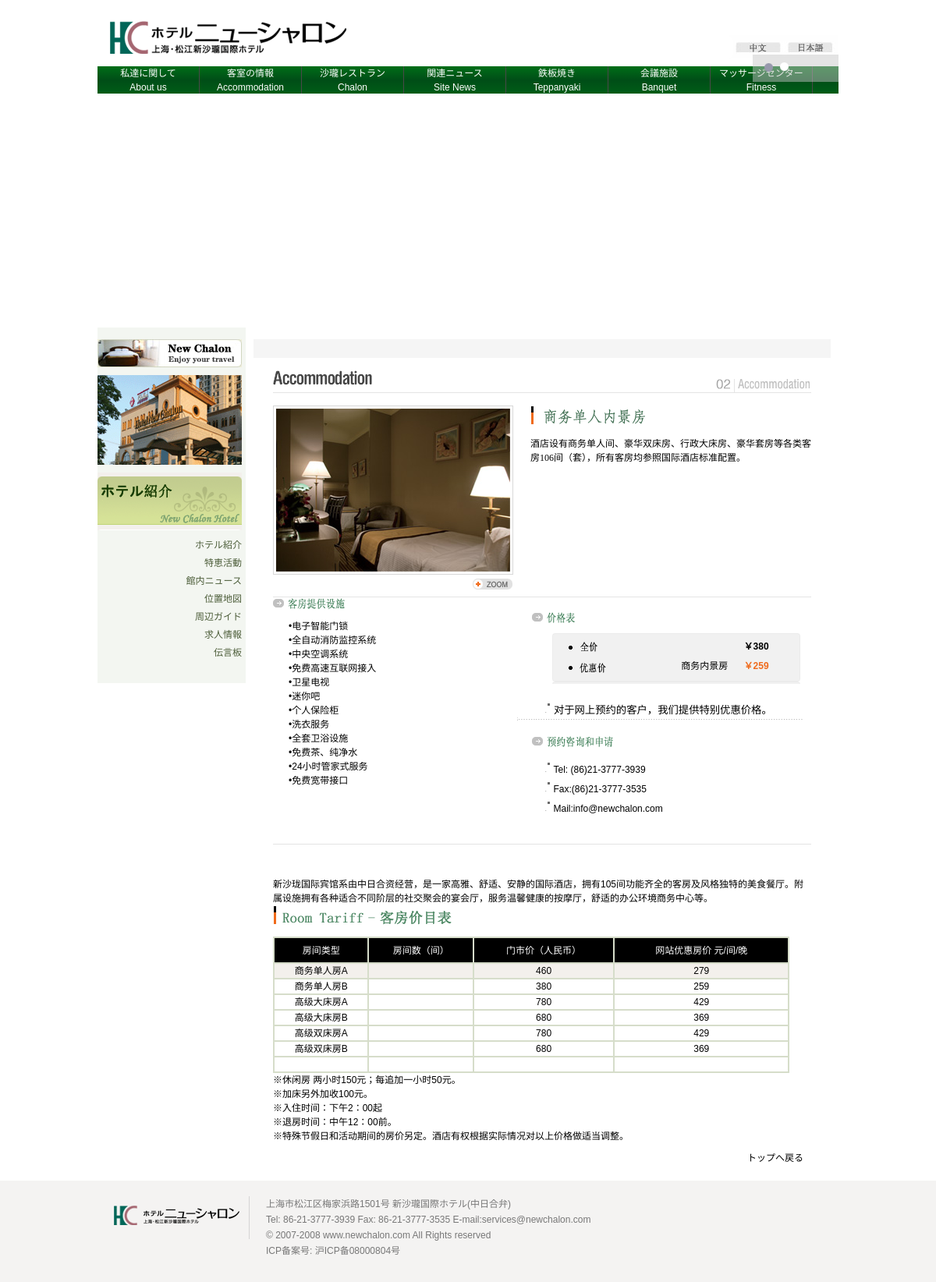
The app's page /newchalon.com/jp/accom/accom.php with its own data.
### tables this page shows
CREATE TABLE `layoutpic` (
  `id_layoutpic` int(11) NOT NULL auto_increment,
  `id_layout` int(11) NOT NULL,
  `id_hr` int(11) NOT NULL,
  `title` varchar(250) NOT NULL,
  `intro` text NOT NULL,
  `url` varchar(250) NOT NULL,
  `opicname` varchar(250) NOT NULL,
  `spicname` varchar(250) NOT NULL,
  `dele` int(1) NOT NULL default '1',
  `type` varchar(3) NOT NULL,
  `indate` datetime NOT NULL,
  `modate` datetime NOT NULL,
  `deldate` datetime NOT NULL,
  `browsecount` int(11) NOT NULL,
  `ordernum` int(11) NOT NULL,
  PRIMARY KEY  (`id_layoutpic`)
);

CREATE TABLE `pageset` (
  `id_pageset` int(11) NOT NULL auto_increment,
  `lang` int(1) NOT NULL default '1',
  `title` varchar(250) NOT NULL,
  `intro` text NOT NULL,
  `pagetitle` text NOT NULL,
  `keywords` text NOT NULL,
  `description` text NOT NULL,
  `content` text NOT NULL,
  `ordernum` int(11) NOT NULL,
  PRIMARY KEY  (`id_pageset`)
);

CREATE TABLE `layout` (
  `id_layout` int(11) NOT NULL auto_increment,
  `lang` int(1) NOT NULL default '1',
  `title` varchar(250) NOT NULL,
  `url` text NOT NULL,
  `intro` text NOT NULL,
  `content` text NOT NULL,
  `openstat` int(1) NOT NULL default '1',
  `ordernum` int(11) NOT NULL,
  PRIMARY KEY  (`id_layout`)
);

### newchalon.com/inc/config.php (called while the page is built, shortened)
<?php
require_once("mysql.class.php");
$db_hostname="localhost";
$db_username="root";
$db_password="123456";
$db_database="newchalon";
?>

### newchalon.com/inc/function.class.php (called while the page is built, shortened)
<?php
$objDB=new mysql($db_hostname,$db_username,$db_password,$db_database);
$strSQL = "select iscopy,otherheader,title,keywords,description,icp,mapcode,statistics from siteset where id_siteset=1" ;
$objDB->Execute($strSQL);
function getlayoutinfo($lid,$tableField){
global	 $objDB;
$strSQL = "select $tableField from layout where id_layout='".$lid."'" ;
$objDB->Execute($strSQL);
$getlayoutinfo=$objDB->fields();
return $getlayoutinfo;
}
function getlayoutpic($lid,$postion){
global	 $objDB;
$strSQL = "select opicname as pic from layoutpic  where id_layout ='".$lid."' order by  id_layoutpic asc limit $postion,1" ;
$objDB->Execute($strSQL);
$arronepic=$objDB->fields();
return $arronepic[pic];
}
function getpagesetinfo($pageid,$tableField){
global	 $objDB;
$strSQL = "select $tableField from pageset  where id_pageset='".$pageid."'" ;
$objDB->Execute($strSQL);
$getpagesetinfo=$objDB->fields();
return $getpagesetinfo;
}
?>

### newchalon.com/inc/jp_header_core.php (called while the page is built, shortened)
<?php
$logopic=getlayoutpic(5,0);
?>

### newchalon.com/inc/jp_accom_core.php (called while the page is built, shortened)
<?php
require "../../inc/config.php";
require "../../inc/function.class.php";
require "../../inc/jp_header_core.php";
$pageid=$_GET[pageid];
if(trim($pageid)==''){$pageid=6;}
$str=getpagesetinfo($pageid,'title,content,intro,pagetitle,keywords,description');
?>

### newchalon.com/jp/accom/accom.php (the view, shortened to what this page needs)
<?php
require "../../inc/jp_accom_core.php";
?>
<!DOCTYPE html PUBLIC "-//W3C//DTD XHTML 1.0 Transitional//EN" "http://www.w3.org/TR/xhtml1/DTD/xhtml1-transitional.dtd">
<html xmlns="http://www.w3.org/1999/xhtml">
<head>
<link rel="stylesheet" type="text/css" href="../../inc/css/resetui.css">
</head>
<body>
 <?php require "../header.php"; ?>
<div id="mainbanner">
    <div id="mainadv">
    </div>
</div>
<div class="maincontent">
    <div class="maincontentbox">
        <div class="leftcontent">
		 <?php require "leftmenu.php"; ?>
        </div>
        <div class="rightcontent">
            <div class="grayline"></div>
            <div class="abouttitlepic"><img src="/inc/pics/img2.gif" width="690" height="36" border="0"></div>
            <div class="aboutcontentb">
              <p>
			  <?=$str[content]?>
              </p>
              <div id="backbutton"><a href="javascript:void(0)"  onClick=' $("html,body").animate( {scrollTop:0},"slow",function() {return false;});'>トップへ戻る</a></div>
            </div>
        </div>
    </div>
</div>
 <?php require "../footer.php"; ?>
</body>
</html>

### newchalon.com/jp/header.php (shortened to what this page needs)
<div id="headerbox">
<div id="logo">
<div id="logopic"><a href="/jp/"><img src="/upload/layout/<?=$logopic?>"  /></a></div>
<div id="langbox"><img src="/inc/pics/langmenu.jpg" border="0" usemap="#Map"  />
</div>
</div>
<div id="headermenubox">
<div id="menu">
<ul  class="mainmenu">
<li  class="submenu"><a href="/jp/"><p>私達に関して<br>About us</p></a>
</li>
<li class="submenu"><a href="/jp/accom/accom.php?pageid=18">客室の情報<br>Accommodation</a>
</li>
<li class="submenu"><a href="/jp/product/product.php?pdir=13">沙瓏レストラン<br>Chalon</a>
</li>
<li class="submenu"><a href="/jp/news/news.php?ndir=25">関連ニュース<br>Site News</a></li>
<li class="submenu"><a href="/jp/product/product.php?pdir=19">鉄板焼き<br>Teppanyaki</a>
</li>
<li class="submenu"><a href="/jp/banquet/banquet.php?pageid=19">会議施設<br>Banquet</a>
</li>
<li class="submenu"><a href="/jp/fitness/fitness.php?pageid=22">マッサージセンター<br>Fitness</a>
</li>
</ul>
</div>
</div>
</div>

### newchalon.com/jp/footer.php
<div id="footerbox">
<div id="footercontentbox">
<div id="footerlogo"><img src="/upload/layout/<?=getlayoutpic(7,0);?>" width="196" height="55" border="0"></div>
<div id="footercontent">
<p><?php $footercontent=getlayoutinfo(7,'content');echo $footercontent[content];?></p>
</div>
</div>
</div>

### records on screen
layoutpic: opicname (picture)
pageset: content (picture), content "酒店设有商务单人间、豪华双床房、行政大床房、豪华套房等各类客房106间（套），所有客房均参照国际酒店标准配置。 •电子智能门锁 •全自动消防监控系统 •中央空调系统 •免费高速互联网接入 •卫星电视 •迷你吧 •个人保险柜 •洗衣服务 •全套卫浴设施 •免费茶、纯净水 •24小时管家式服务 •免费宽带接口 ￥380 商务内景房 ￥259 对于网上预约的客户，我们提供特别优惠价格。 Tel: (86)21-3777-3939 Fax:(86)21-3777-3535 Mail:info@newchalon.com 新沙珑国际宾馆系由中日合资经营，是一家高雅、舒适、安静的国际酒店，拥有105间功能齐全的客房及风格独特的美食餐厅。附属设施拥有各种适合不同阶层的社交聚会的宴会厅，服务温馨健康的按摩厅，舒适的办公环境商务中心等。 房间类型 房间数（间） 门市价（人民币） 网站优惠房价 元/间/晚 商务单人房A 460 279 商务单人房B 380 259 高级大床房A 780 429 高级大床房B 680 369 高级双床房A 780 429 高级双床房B 680 369 ※休闲房 两小时150元；每追加一小时50元。 ※加床另外加收100元。 ※入住时间：下午2：00起 ※退房时间：中午12：00前。 ※特殊节假日和活动期间的房价另定。酒店有权根据实际情况对以上价格做适当调整。"
layoutpic: opicname (picture)
layout: content "上海市松江区梅家浜路1501号 新沙瓏国際ホテル(中日合弁) Tel: 86-21-3777-3939 Fax: 86-21-3777-3535 E-mail:services@newchalon.com © 2007-2008 www.newchalon.com All Rights reserved ICP备案号: 沪ICP备08000804号"
